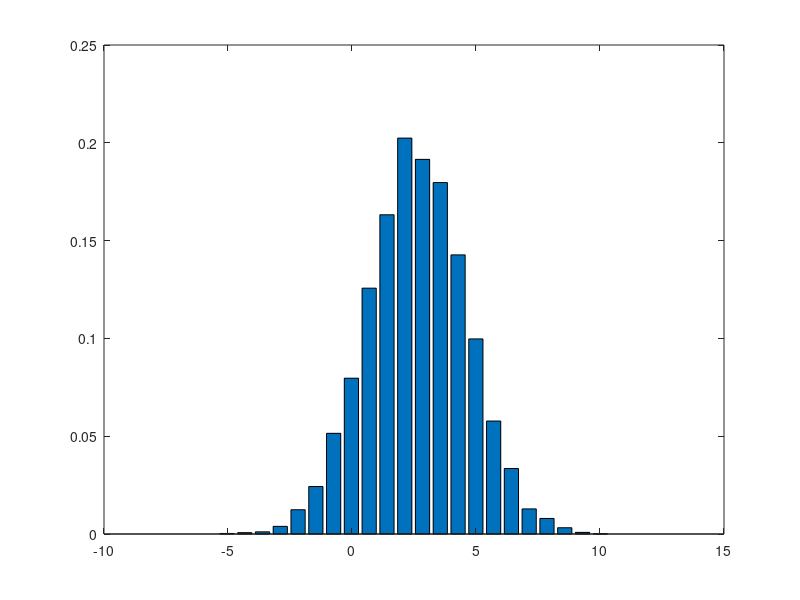
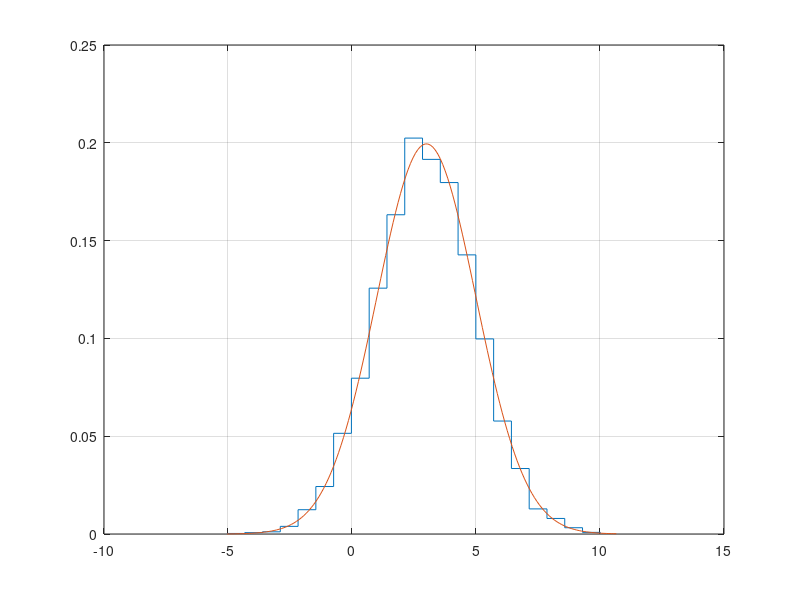

Write MATLAB code to recreate these figures, in order.
clc
clear
n = 10 ^ 4;
a = 3;
s = 2;
gamma = 0.95;
x = sort(a + s * randn(n, 1));
mx = mean(x)
sigma = std(x)
m = ceil(n ^ (1 / 3));
step = (max(x) - min(x)) / m;

X = min(x) : step : max(x) - step;
Y = hist(x, m) / (n * step);

figure(1)
bar(X, Y);

[xb1, yb1] = stairs(X, Y);
c = min(x): 0.1 : max(x);
f = normpdf(c, a, s);

figure(2)
plot(xb1, yb1, c, f), grid

X = hist(x, m) / n;
Y = min(x) : step : max(x);
for i = 1 : m
	p(i) = normcdf(Y(i + 1), mx, sigma) - normcdf(Y(i), mx, sigma);

endfor

hi = sum(((X - p).^2) * n ./ p)
T = chi2inv(gamma, m - 1)

if(hi < T)
	result = ['H0']
else
	result = ['H1']
endif

pause()
